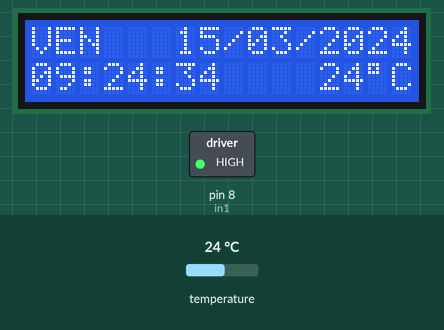
This sketch was run on a simulated Arduino Uno, built with avr-gcc and run on an emulated ATmega328P. Shown: 16×2 character LCD, switched loads named in the sketch (green lamp = pin HIGH). The test bench sets the inputs (shaded band); at power-on: temperature 24 °C. The local clock reads 2024-03-15 10:24:30 at power-on unless the sketch sets it.

Above: at 4.2 s.
4.3 s: temperature set to 12 °C
At 5.9 s:
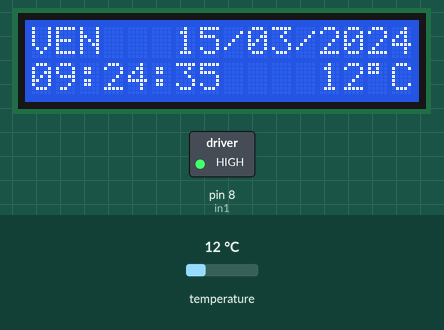
7.7 s: temperature set to 19 °C
At 9.0 s:
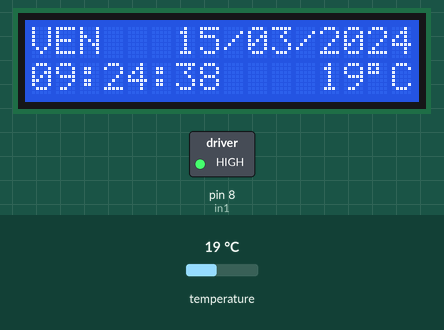
10.7 s: temperature set to 28 °C
At 12.1 s:
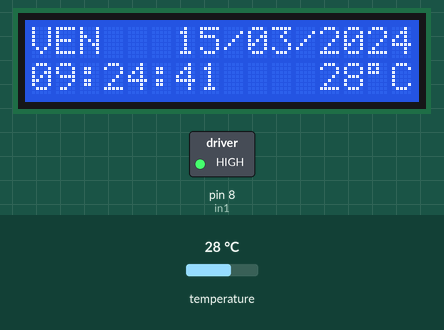
Timing chart, 0 to 13.7 s (numbered marks = the images above; inputs shaded):
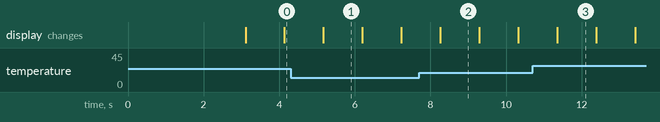

The sketch:

AutomaticBell.ino
```cpp
#include <Wire.h>
#include <LiquidCrystal_I2C.h>
#include "uRTCLib.h"
// Set the LCD address to 0x27 for a 16 chars and 2 line display
LiquidCrystal_I2C lcd(0x27, 16, 2);
//LiquidCrystal_I2C lcd(0x27, 2, 1, 0, 4, 5, 6, 7, 3, POSITIVE); // Addr, En, Rw, Rs, d4, d5, d6, d7, backlighpin, polarity

// uRTCLib rtc;
uRTCLib rtc(0x68);
char daysOfTheWeek[7][12] = {"DIM", "LUN", "MAR", "MER", "JEU", "VEN", "SAM"};

int Year;
int Month;
int Day;
int Day_of_week;
int Hour;
int Min;
int Sec;
int period;
int in1 = 8;
int activate=0;

void setup()
{
    Serial.begin(9600);
    lcd.init();
    lcd.clear();
    lcd.backlight();

    lcd.setCursor(4,1);
    lcd.print("WELCOME !");
    digitalWrite(in1, HIGH); // pour que relais 5v ne fonctionne pas
    delay(3000); // wait for console opening\
      // Comment out below line once you set the date & time.
  // Following line sets the RTC with an explicit date & time
  // for example to set January 13 2022 at 12:56 you would call:
//   rtc.set(0, 50, 20, 2, 14, 11, 22);
  // rtc.set(second, minute, hour, dayOfWeek, dayOfMonth, month, year)
//   set day of week (1=Sunday, 7=Saturday)
    URTCLIB_WIRE.begin();
    pinMode(8, OUTPUT);
    // Setup LCD to 16x2 characters
}

void loop()
{//start loop
    // Display time on the right conrner upper line
    rtc.refresh();
    lcd.clear();
    Hour = rtc.hour()-1;
    Min = rtc.minute();
    Sec = rtc.second();
    Day = rtc.day();
    Day_of_week =rtc.dayOfWeek()-1;
    Month = rtc.month();
    Year = rtc.year();

    lcd.print(daysOfTheWeek[rtc.dayOfWeek()-1]);
    //Display Period Number
    lcd.setCursor(6, 0);
    if(Day < 10){lcd.print("0");}lcd.print(Day);lcd.print('/');
    if(Month < 10){lcd.print("0");}lcd.print(Month);lcd.print('/');lcd.print("20");lcd.print(rtc.year());
    lcd.setCursor(0, 1);
    if(Hour < 10){lcd.print("0");}lcd.print(Hour);lcd.print(':');
    if(Min < 10){lcd.print("0");}lcd.print(Min);lcd.print(':');
    if(Sec < 10){lcd.print("0");}lcd.print(Sec);
//    température
    lcd.setCursor(12, 1);
    lcd.print(rtc.temp()  / 100);
    lcd.print((char)223);
    lcd.print('C');

    jour_son(Day_of_week);
    delay(1000);
}//end loop

 void son(int H,int M){
  if (H== Hour && M== Min && Sec<= 8){
    digitalWrite(in1, LOW);
    delay(8000);
    digitalWrite(in1, HIGH);
    Serial.println("motor is running");
//    Serial.println(Day_of_week);
    }
    }

//     void jour_son(int jour){
//       if(jour == 0){  // dimanche
//       }
//       else if(jour == 1){       // lundi
// //        son(12,58); // _________TEST___________________
//         son(13,45);
//         son(13,55);
//         son(14,55);
//         son(15,55);
//         son(16,5);
//         son(17,0);
//         son(18,0);
//         }
//       else if(jour == 5 || jour == 6){ // vendredi et samdi
//         son(8,15);
//         son(8,25);
//         son(9,25);
//         son(10,25);
//         son(10,35);
//         son(11,30);
//         son(12,30);
//         }
//         else{
//         son(8,15);
//         son(8,25);
//         son(9,25);
//         son(10,25);
//         son(10,35);
//         son(11,30);
//         son(12,30);
// //     ===========================
//         son(13,45);
//         son(13,55);
//         son(14,55);
//         son(15,55);
//         son(16,5);
//         son(17,0);
//         son(18,0);
//           }
//---------------------------------------------------ramadane--------------------------------------------------------------
          void jour_son(int jour){//start jour_son
      if(jour == 0){  // dimanche
      }
      else if(jour == 1){       // lundi
//        son(12,58); // _________TEST___________________
        son(12,15);
        son(12,30);
        son(13,15);
        son(13,20);
        son(14,5);
        son(14,15);
        son(15,0);
        son(15,5);
        son(15,50);
        }
      else if(jour == 5){ // vendredi
        son(8,15);
        son(8,30);
        son(9,15);
        son(9,20);
        son(10,5);
        son(10,15);
        son(11,0);
        son(11,5);
        son(11,50);
        }
      else if(jour == 6){ //  samdi
        son(8,25);
        son(8,40);
        son(9,25);
        son(9,30);
        son(10,15);
        son(10,25);
        son(11,10);
        son(11,15);
        son(12,0);
        }

      else{
        son(8,25);
        son(8,40);
        son(9,25);
        son(9,30);
        son(10,15);
        son(10,25);
        son(11,10);
        son(11,15);
        son(12,0);
//     ===========================
        son(12,15);
        son(12,30);
        son(13,15);
        son(13,20);
        son(14,5);
        son(14,15);
        son(15,0);
        son(15,5);
        son(15,50);
          }
          }//end jour_son


      
```

Measured:
- what the display in image 1 shows lasts 1.0 s, from 5.2 s to 6.2 s
